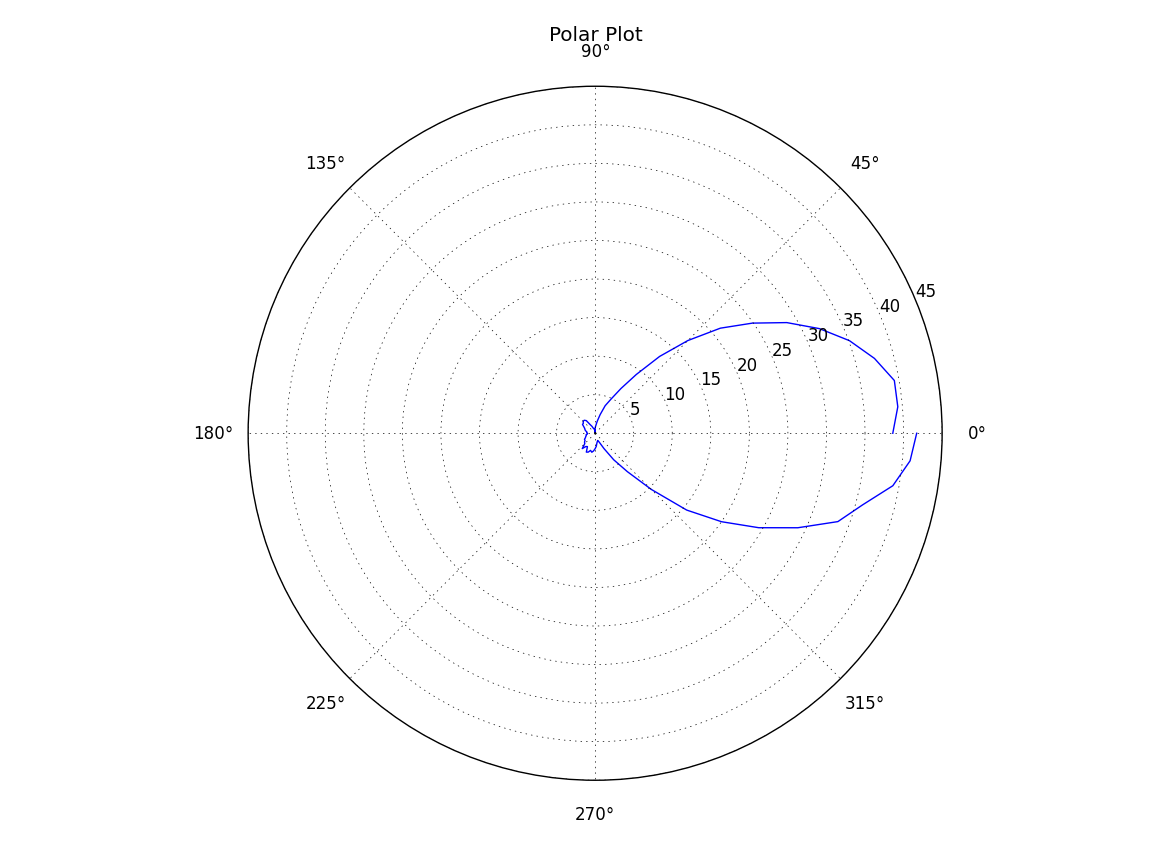

Python code for this plot:
import numpy as np
import matplotlib.pyplot as plt


#r = np.arange(0, 2, 0.01)
r = [38.6, 39.4, 39.4, 37.5, 35.1, 32.1, 28.7, 24.9, 21.2, 17.0, 13.0, 9.3, 6.7, 4.9, 3.8, 2.5, 1.6, 1.0, 0.7, 0.1, 0.6, 0.6, 0.7, 1.0, 1.3, 2.0, 2.2, 2.2, 2.0, 2.0, 1.7, 1.5
, 1.4, 1.3, 1.1, 1.1, 1.0, 1.0, 1.2, 1.2, 1.3, 1.4, 1.6, 1.6, 1.8, 1.9, 2.6, 2.1, 2.0,2.7, 2.6, 2.3, 2.5, 2.3, 2.0, 1.7, 1.3, 1.1, 1.0, 1.3, 2.3, 4.2, 6.5, 10.3, 15.5
, 20.0, 24.5, 29.0, 33.5, 35.9, 39.2, 41.0, 41.7]
theta = np.arange(0.0, float(2 * np.pi) + (np.pi)/36, np.pi/36)
print r
ax = plt.subplot(111, projection='polar')
ax.plot(theta, r)
#ax.set_rmax(2)
#ax.set_rticks([0.5, 1, 1.5, 2])  # less radial ticks
#ax.set_rlabel_position(-22.5)  # get radial labels away from plotted line
ax.grid(True)

ax.set_title("Polar Plot", va='bottom')
plt.show()
